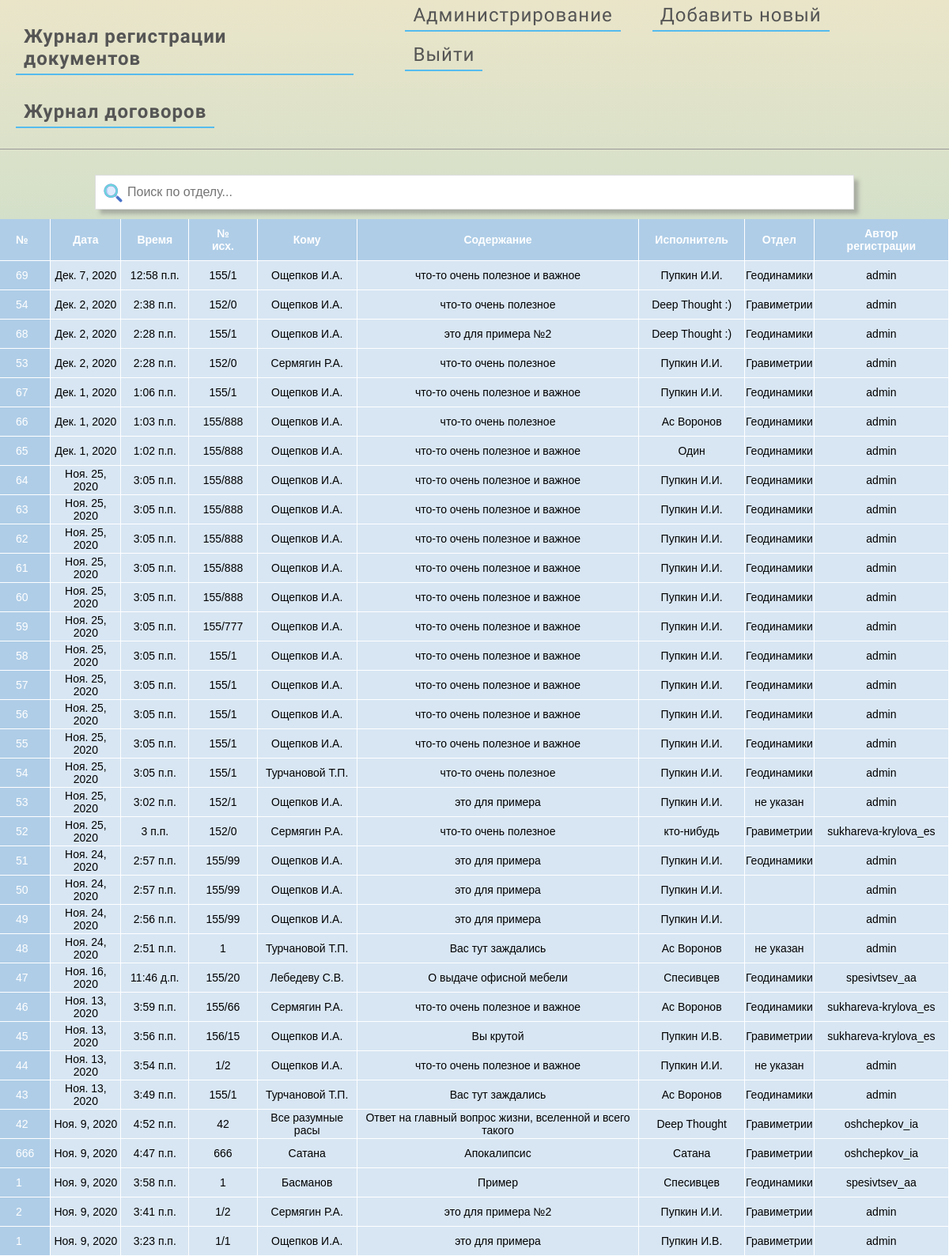
The app's page / (signed in), older data.
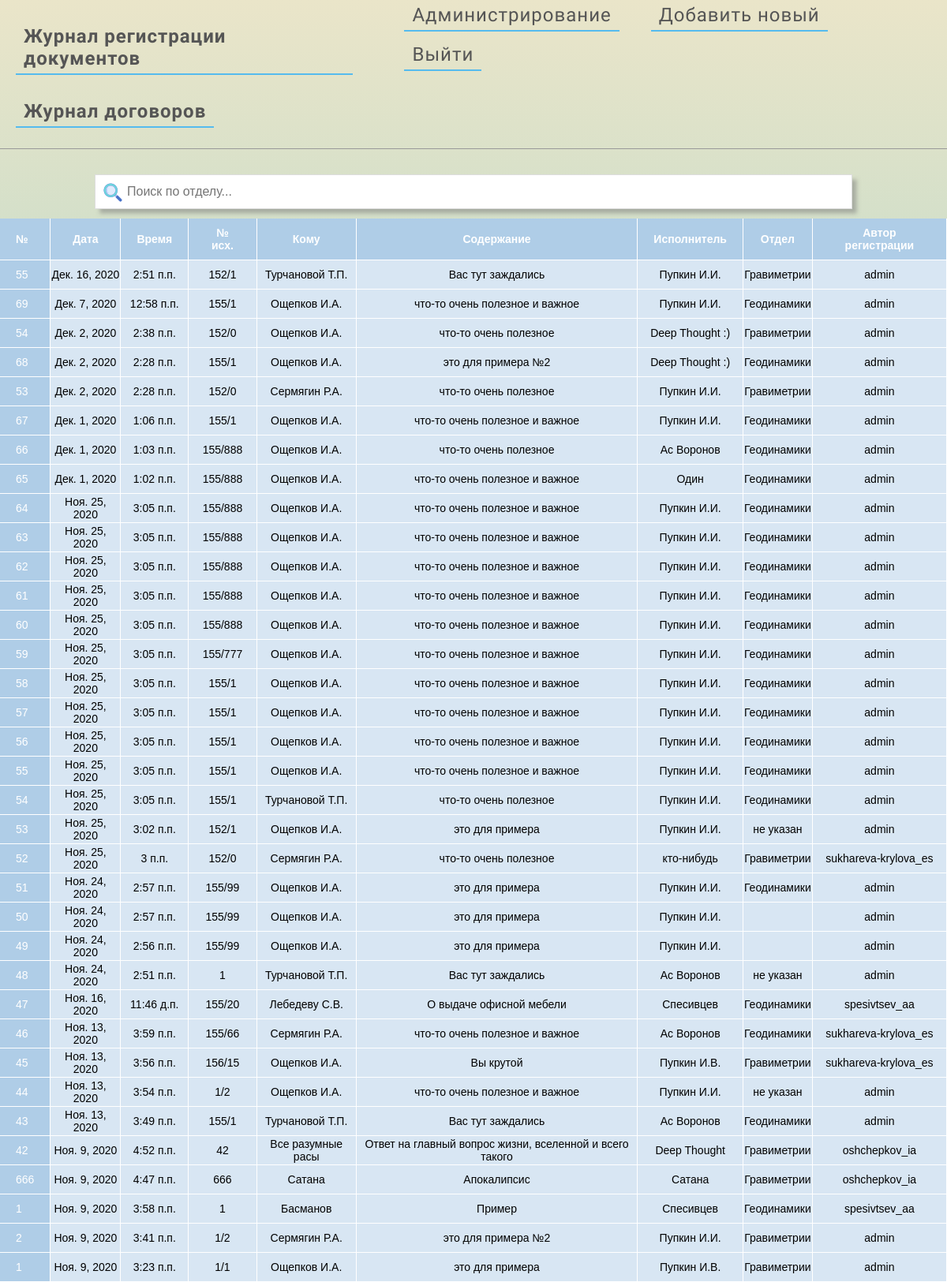
The same page, newer data.
### journal/models.py (models this page shows, shortened)
class Entry(models.Model):
    number = models.IntegerField("№", default=0)
    reg_date = models.DateField(auto_now=True)
    reg_time = models.TimeField(auto_now=True)
    number_out = models.CharField("№ исх.", max_length=64, default='')
    to_whom = models.CharField("Кому", max_length=200, default='')
    what = models.CharField("Содержание", max_length=200, default='')
    executor = models.CharField("Исполнитель", max_length=200, default='')
    author = models.ForeignKey(
        'auth.User',
        on_delete=models.CASCADE
    )
    departament = models.CharField("Отдел", max_length=200, default='')
    class Meta:
        verbose_name = 'Запись в журнале'     # Для единственного числа
        verbose_name_plural = 'Записи в журнале'      # Для множественного числа

### journal/views.py (the view)
# urls.py: path('', JournalView.as_view(), name='home'),
class JournalView(ListView):
    model = Entry
    template_name = 'home.html'
    queryset = get_some_last_model_elements(obj=Entry, begin=0, end=50)

### journal/templates/home.html (shortened to what this page needs)
{% extends 'base.html' %}
{% load static %}
{% block content %}
<link href="{% static 'css/home.css' %}" rel="stylesheet">
<input type="text" id="myInput" onkeyup="myFunction()" placeholder="Поиск по отделу...">
<table id="DocumentsTable" >
    <tr class="header">
        <th>№</th>
        <th>Дата</th>
        <th>Время</th>
        <th>№ исх.</th>
        <th>Кому</th>
        <th>Содержание</th>
        <th>Исполнитель</th>
        <th>Отдел</th>
        <th>Автор регистрации</th>
    </tr>
    {% for item in object_list %}
    <tr>
            <td>{{ item.number }}</td>
            <td>{{ item.reg_date }}</td>
            <td>{{ item.reg_time }}</td>
            <td>{{ item.number_out }}</td>
            <td>{{ item.to_whom }}</td>
            <td>{{ item.what }}</td>
            <td>{{ item.executor }}</td>
            <td>{{ item.departament }}</td>
            <td>{{ item.author }}</td>
    </tr>
    {% endfor %}
</table>
{% endblock content %}

Row changes from the older to the newer data that the page shows:
added Entry: number "55", reg_date "Дек. 16, 2020", reg_time "2:51 п.п.", number_out "152/1", to_whom "Турчановой Т.П.", what "Вас тут заждались", executor "Пупкин И.И.", departament "Гравиметрии", author "admin"
